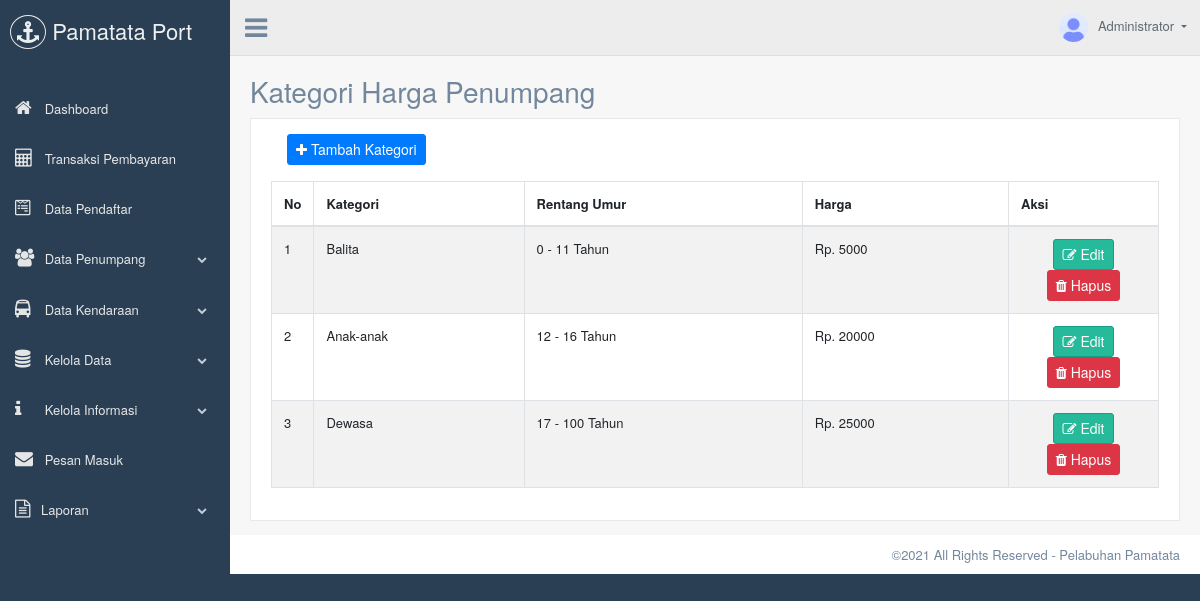
/admin/kategori-harga.php (signed in), run on an earlier commit of the app's database.
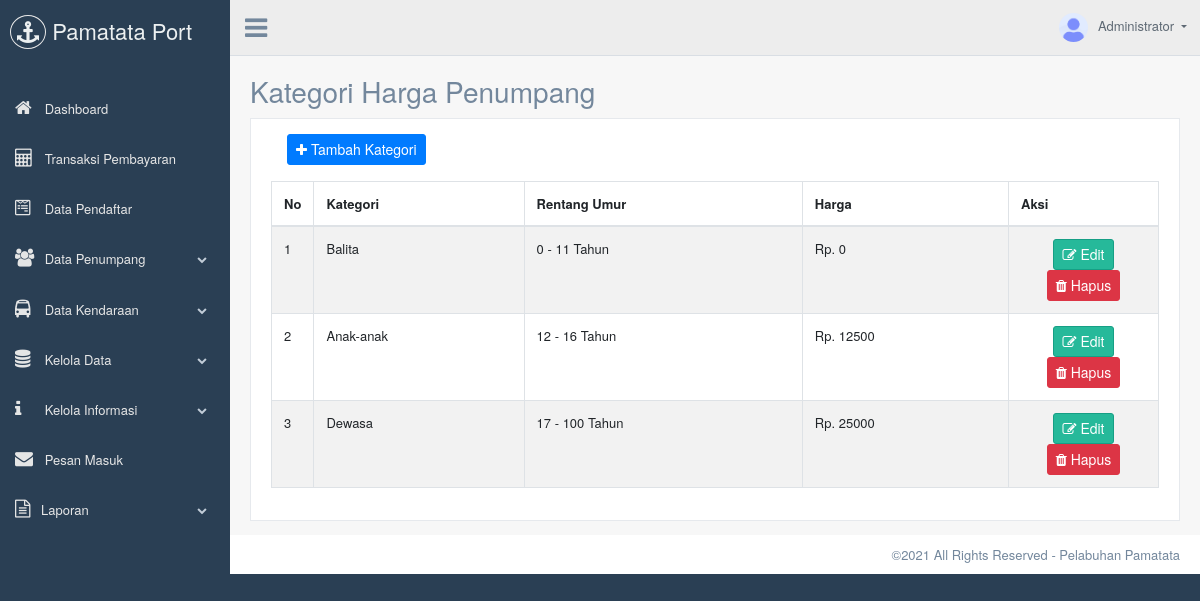
And on a later commit of the database.
### tables this page shows
CREATE TABLE `tb_harga` (
  `id` int NOT NULL,
  `kategori` varchar(255) NOT NULL,
  `from_age` int NOT NULL,
  `to_age` int NOT NULL,
  `harga` int NOT NULL
);

### admin/kategori-harga.php (the view, shortened to what this page needs)
<?php
require('template/header.php');
$result = mysqli_query($conn, "SELECT * FROM tb_harga");
?>
<div class="right_col" role="main">
	<div class="">
		<div class="page-title">
			<div class="title_left">
				<h3>Kategori Harga Penumpang</small></h3>
			</div>
		</div>
		<div class="clearfix"></div>
		<div class="row">
			<div class="col-md-12 col-sm-12 ">
				<div class="x_panel">
					<div class="x_content">
						<button class="btn btn-primary btn-sm ml-3 mb-3" data-toggle="modal" data-target=".modal-add"><i class="fa fa-plus"></i> Tambah Kategori</button>
						<div class="row">
							<div class="col-sm-12">
								<div class="card-box table-responsive">
									<table id="datatable" class="table table-striped table-bordered" style="width:100%">
										<thead>
											<tr>
												<th style="width: 20px;">No</th>
												<th>Kategori</th>
												<th>Rentang Umur</th>
												<th>Harga</th>
												<th width="150">Aksi</th>
											</tr>
										</thead>
										<tbody>
											<?php $no = 1; foreach ($result as $dta) { ?>
												<tr>
													<td><?= $no; ?></td>
													<td><?= $dta['kategori']; ?></td>
													<td><?= $dta['from_age'].' - '.$dta['to_age']; ?> Tahun</td>
													<td>Rp. <?= $dta['harga']; ?></td>
													<td class="text-center">
														<button class="btn btn-success btn-sm m-0" data-toggle="modal" data-target=".modal-edit<?= $dta['id'] ?>"><i class="fa fa-edit"></i> Edit</button>
														<button class="btn btn-danger btn-sm m-0" data-toggle="modal" data-target=".modal-delete<?= $dta['id'] ?>"><i class="fa fa-trash"></i> Hapus</button>
													</td>
												</tr>
												<?php $no = $no + 1;
											} ?>
										</tbody>
									</table>
								</div>
							</div>
						</div>
					</div>
				</div>
			</div>
		</div>
	</div>
</div>
<?php
require('template/footer.php');
?>

What changed in the data, as far as the page shows it:
changed tb_harga "Balita": harga "5000" → "0"
changed tb_harga "Anak-anak": harga "20000" → "12500"
